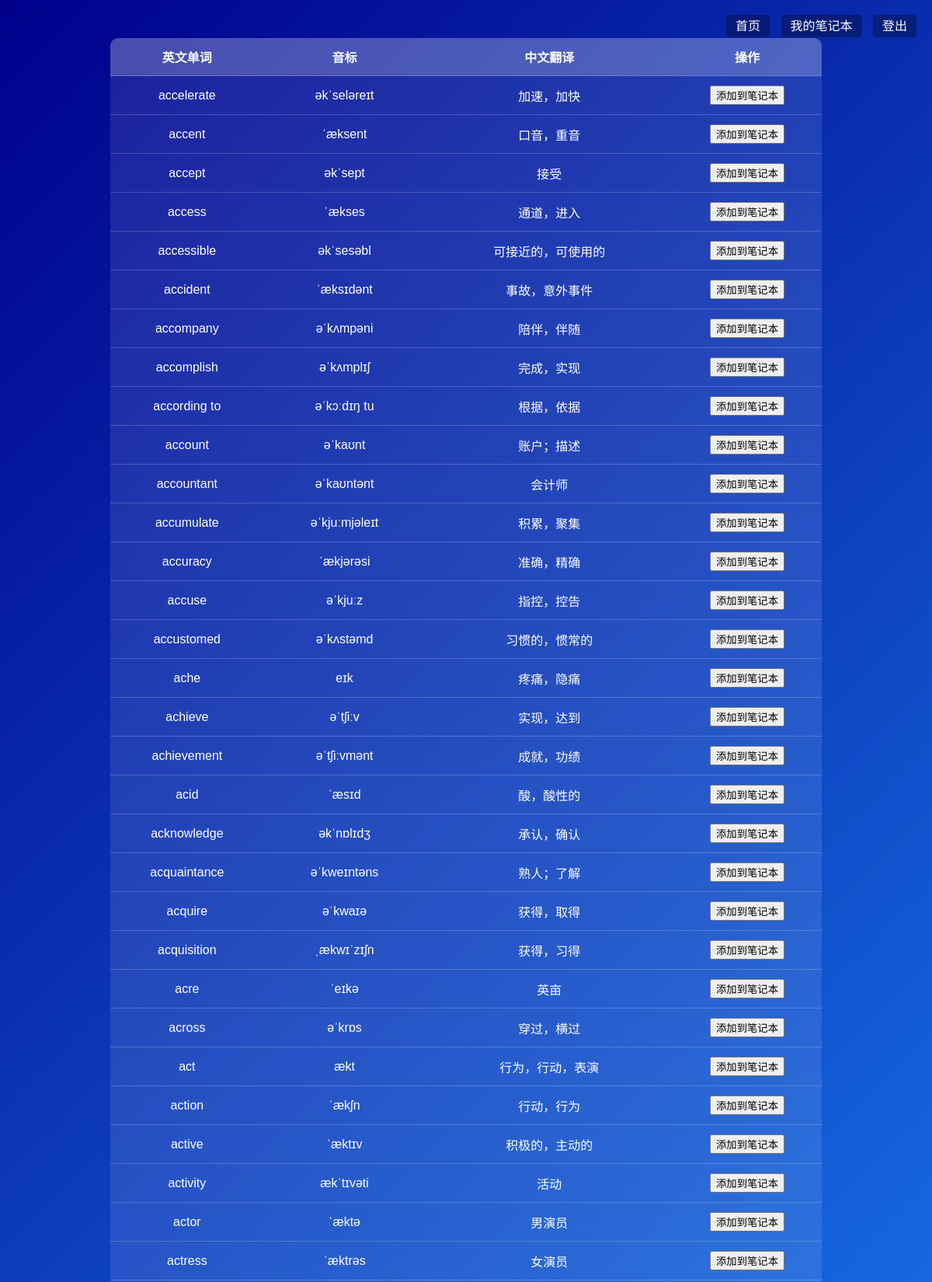
Page /word_dictionary?page=2 (signed in, upper part) on the committed database.
### app/models.py (models this page shows)
class Word(db.Model):
    __tablename__ = 'word'
    id = db.Column(db.Integer, primary_key=True)
    word = db.Column(db.String(100), nullable=False)
    meaning = db.Column(db.String(200), nullable=False)
    phonetic = db.Column(db.String(100))
    category = db.Column(db.String(64), default='all')
    fans = relationship('User', secondary=notebook_table, back_populates='notebook')

### app/routes.py (the view)
@bp.route('/word_dictionary')
@login_required
def word_dictionary():
    single = request.args.get('category')
    if single:
        cats = [single]
    else:
        raw = current_user.interests or ''
        cats = [c.strip() for c in raw.split(',') if c.strip()]
    query = Word.query.filter(Word.category.in_(cats))
    notebook_ids = [w.id for w in current_user.notebook]
    if notebook_ids:
        query = query.filter(~Word.id.in_(notebook_ids))
    page     = request.args.get('page', 1, type=int)
    per_page = request.args.get('per_page', 50, type=int)
    pagination = query.order_by(Word.id) \
                      .paginate(page=page, per_page=per_page, error_out=False)
    return render_template(
        'word_dictionary.html',
        words      = pagination.items,
        pagination = pagination,
        category   = single
    )

### app/__init__.py (called while the page is built)
def create_app():
    app = Flask(__name__)
    app.config['SECRET_KEY'] = 'your_secret_key'
    app.config['SQLALCHEMY_DATABASE_URI'] = 'sqlite:///words.db'
    app.config['SQLALCHEMY_TRACK_MODIFICATIONS'] = False
    db.init_app(app)
    login_manager.init_app(app)
    @login_manager.user_loader
    def load_user(user_id):
        return User.query.get(int(user_id))
    from app.routes import bp as main_bp
    app.register_blueprint(main_bp)
    with app.app_context():
        db.create_all()
    return app

### app/templates/word_dictionary.html (shortened to what this page needs)
<!DOCTYPE html>
<html lang="zh-CN">
<head>
</head>
<body>
    <div class="nav">
        <a href="{{ url_for('main.index') }}">首页</a>
        <a href="{{ url_for('main.notebook') }}">我的笔记本</a>
        <a href="{{ url_for('main.logout') }}">登出</a>
    </div>
    <div class="word-list">
        <table>
            <thead>
                <tr><th>英文单词</th><th>音标</th><th>中文翻译</th><th>操作</th></tr>
            </thead>
            <tbody>
                {% if words|length == 0 %}
                <tr><td colspan="4">该分类暂时没有单词。</td></tr>
                {% else %}
                  {% for w in words %}
                  <tr>
                    <td>{{ w.word }}</td>
                    <td>{{ w.phonetic or '暂无音标' }}</td>
                    <td>{{ w.meaning }}</td>
                    <td>
                      {% if w in current_user.notebook %}
                        <button disabled>已添加</button>
                      {% else %}
                        <form method="POST" action="{{ url_for('main.add_to_notebook', word_id=w.id) }}">
                          <button type="submit">添加到笔记本</button>
                        </form>
                      {% endif %}
                    </td>
                  </tr>
                  {% endfor %}
                {% endif %}
            </tbody>
        </table>
    </div>
</body>
</html>

### app/templates/word_dictionary.html (style rules this page uses)
body { background: linear-gradient(135deg,#00008B,#1E90FF); color:white; font-family:Arial,sans-serif; text-align:center; padding:20px; }
.nav { position: absolute; top: 20px; right: 20px; }
.nav a { margin-left: 10px; color: white; text-decoration: none; background: rgba(0,0,0,0.3); padding: 6px 12px; border-radius: 4px; }
.word-list { width:80%; margin:20px auto; background:rgba(255,255,255,0.1); border-radius:10px; overflow:hidden; }
table { width:100%; border-collapse:collapse; }
th,td { padding:12px; border-bottom:1px solid rgba(255,255,255,0.2); }
th { background:rgba(255,255,255,0.2); }

### rows in the picture
Word: word "accelerate", phonetic "əkˈseləreɪt", meaning "加速，加快"
Word: word "accent", phonetic "ˈæksent", meaning "口音，重音"
Word: word "accept", phonetic "əkˈsept", meaning "接受"
Word: word "access", phonetic "ˈækses", meaning "通道，进入"
Word: word "accessible", phonetic "əkˈsesəbl", meaning "可接近的，可使用的"
Word: word "accident", phonetic "ˈæksɪdənt", meaning "事故，意外事件"
Word: word "accompany", phonetic "əˈkʌmpəni", meaning "陪伴，伴随"
Word: word "accomplish", phonetic "əˈkʌmplɪʃ", meaning "完成，实现"
Word: word "according to", phonetic "əˈkɔːdɪŋ tu", meaning "根据，依据"
Word: word "account", phonetic "əˈkaʊnt", meaning "账户；描述"
Word: word "accountant", phonetic "əˈkaʊntənt", meaning "会计师"
Word: word "accumulate", phonetic "əˈkjuːmjəleɪt", meaning "积累，聚集"
Word: word "accuracy", phonetic "ˈækjərəsi", meaning "准确，精确"
Word: word "accuse", phonetic "əˈkjuːz", meaning "指控，控告"
Word: word "accustomed", phonetic "əˈkʌstəmd", meaning "习惯的，惯常的"
Word: word "ache", phonetic "eɪk", meaning "疼痛，隐痛"
Word: word "achieve", phonetic "əˈtʃiːv", meaning "实现，达到"
Word: word "achievement", phonetic "əˈtʃiːvmənt", meaning "成就，功绩"
Word: word "acid", phonetic "ˈæsɪd", meaning "酸，酸性的"
Word: word "acknowledge", phonetic "əkˈnɒlɪdʒ", meaning "承认，确认"
Word: word "acquaintance", phonetic "əˈkweɪntəns", meaning "熟人；了解"
Word: word "acquire", phonetic "əˈkwaɪə", meaning "获得，取得"
Word: word "acquisition", phonetic "ˌækwɪˈzɪʃn", meaning "获得，习得"
Word: word "acre", phonetic "ˈeɪkə", meaning "英亩"
Word: word "across", phonetic "əˈkrɒs", meaning "穿过，横过"
Word: word "act", phonetic "ækt", meaning "行为，行动，表演"
Word: word "action", phonetic "ˈækʃn", meaning "行动，行为"
Word: word "active", phonetic "ˈæktɪv", meaning "积极的，主动的"
Word: word "activity", phonetic "ækˈtɪvəti", meaning "活动"
Word: word "actor", phonetic "ˈæktə", meaning "男演员"
Word: word "actress", phonetic "ˈæktrəs", meaning "女演员"
